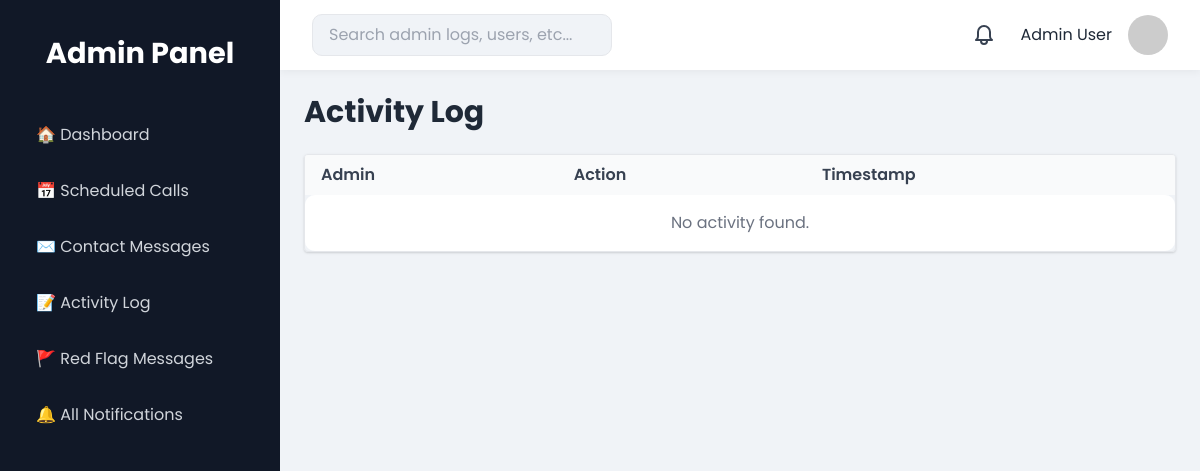
The app's page /admin-dashboard/activity/ (signed in), older data.
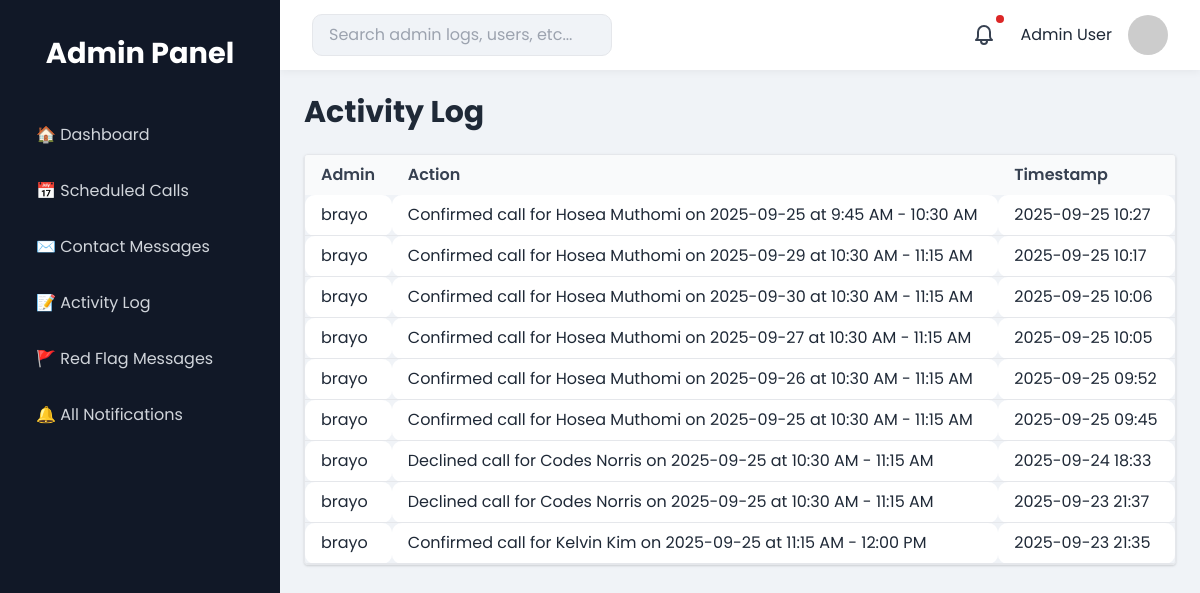
The same page, newer data.
### advocates/models.py (models this page shows, shortened)
class ActivityLog(models.Model):
    admin_user = models.ForeignKey(User, on_delete=models.CASCADE)
    action = models.CharField(max_length=255)
    created_at = models.DateTimeField(default=timezone.now)

### advocates/admin_views.py (the view)
# urls.py: path('admin-dashboard/activity/', admin_views.activity_log_list, name='admin_dashboard_activity'),
@login_required
@user_passes_test(admin_required)
def activity_log_list(request):
    logs = ActivityLog.objects.order_by("-created_at")
    return render(request, "admin_dashboard/activity_log.html", {"logs": logs})

### advocates/admin_views.py (called while the page is built)
def admin_required(user):
    return user.is_staff

### advocates/templates/admin_dashboard/activity_log.html (shortened to what this page needs)
{% extends "admin_dashboard/base_admin.html" %}
{% block dashboard_content %}
<div class="p-6">
    <h1 class="text-3xl font-bold mb-6">Activity Log</h1>
    <div class="overflow-x-auto border rounded shadow">
        <table class="min-w-[700px] w-full table-auto border-collapse">
            <thead class="bg-gray-100 sticky top-0 z-10">
                <tr>
                    <th class="px-4 py-2 text-left font-semibold text-gray-700">Admin</th>
                    <th class="px-4 py-2 text-left font-semibold text-gray-700">Action</th>
                    <th class="px-4 py-2 text-left font-semibold text-gray-700">Timestamp</th>
                </tr>
            </thead>
            <tbody>
                {% for log in logs %}
                <tr class="border-b hover:bg-gray-50 cursor-default">
                    <td class="px-4 py-2">{{ log.admin_user.username }}</td>
                    <td class="px-4 py-2">{{ log.action }}</td>
                    <td class="px-4 py-2">{{ log.created_at|date:"Y-m-d H:i" }}</td>
                </tr>
                {% empty %}
                <tr>
                    <td colspan="3" class="px-4 py-4 text-center text-gray-500">No activity found.</td>
                </tr>
                {% endfor %}
            </tbody>
        </table>
    </div>
</div>
{% endblock %}

Row changes from the older to the newer data that the page shows:
added ActivityLog: admin_user.username "brayo", action "Confirmed call for Hosea Muthomi on 2025-09-25 at 9:45 AM - 10:30 AM", created_at "2025-09-25 10:27"
added ActivityLog: admin_user.username "brayo", action "Confirmed call for Hosea Muthomi on 2025-09-29 at 10:30 AM - 11:15 AM", created_at "2025-09-25 10:17"
added ActivityLog: admin_user.username "brayo", action "Confirmed call for Hosea Muthomi on 2025-09-30 at 10:30 AM - 11:15 AM", created_at "2025-09-25 10:06"
added ActivityLog: admin_user.username "brayo", action "Confirmed call for Hosea Muthomi on 2025-09-27 at 10:30 AM - 11:15 AM", created_at "2025-09-25 10:05"
added ActivityLog: admin_user.username "brayo", action "Confirmed call for Hosea Muthomi on 2025-09-26 at 10:30 AM - 11:15 AM", created_at "2025-09-25 09:52"
added ActivityLog: admin_user.username "brayo", action "Confirmed call for Hosea Muthomi on 2025-09-25 at 10:30 AM - 11:15 AM", created_at "2025-09-25 09:45"
added ActivityLog: admin_user.username "brayo", action "Declined call for Codes Norris on 2025-09-25 at 10:30 AM - 11:15 AM", created_at "2025-09-24 18:33"
added ActivityLog: admin_user.username "brayo", action "Declined call for Codes Norris on 2025-09-25 at 10:30 AM - 11:15 AM", created_at "2025-09-23 21:37"
added ActivityLog: admin_user.username "brayo", action "Confirmed call for Kelvin Kim on 2025-09-25 at 11:15 AM - 12:00 PM", created_at "2025-09-23 21:35"
Text that changed along with them:
text no longer shown: "No activity found."
